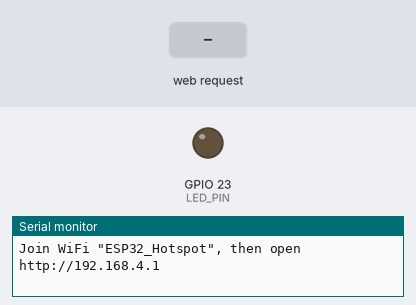
A program run on a simulated ESP32. Shown: output pins drawn as LEDs (lit = HIGH), the last lines printed to the serial monitor. Inputs (shaded band) come from the test bench.

Above: at 2.7 s.
2.8 s: HTTP request GET /on received
At 3.1 s:
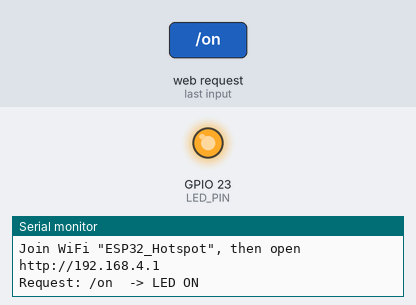
5.8 s: HTTP request GET /off received
At 6.6 s:
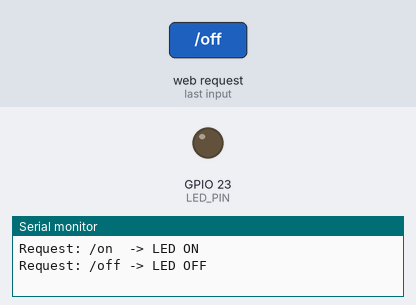
Timing chart, 0 to 8.8 s (numbered marks = the images above; inputs shaded):
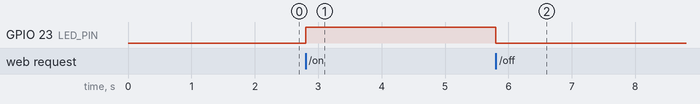

Measured:
- after the input at 2.8 s, GPIO 23 (LED_PIN): LOW → HIGH at once
- after the input at 5.8 s, GPIO 23 (LED_PIN): HIGH → LOW at once

The program:

main.cpp
```cpp
// ESP32 LED control with ESPAsyncWebServer (access point mode)
// Needs these libraries in platformio.ini:
//   lib_deps =
//       ESP32Async/ESPAsyncWebServer
//       ESP32Async/AsyncTCP

#include <Arduino.h>
#include <WiFi.h>
#include <ESPAsyncWebServer.h>

const char* ssid = "ESP32-AP";
const char* password = "access1234";       // at least 8 characters
const int LED_PIN = 23;                  // external LED, active HIGH

AsyncWebServer server(80);

const char webpage[] PROGMEM = R"rawliteral(
<!DOCTYPE html>
<html>
<head>
  <meta name="viewport" content="width=device-width, initial-scale=1">
  <title>ESP32 LED Control</title>
  <style>
    body { font-family: Arial; text-align: center; margin-top: 50px; }
    .button {
      padding: 16px 36px; margin: 20px; font-size: 20px;
      border: none; border-radius: 10px; cursor: pointer;
    }
    .on { background-color: #4CAF50; color: white; }
    .off { background-color: #f44336; color: white; }
  </style>
</head>
<body>
  <h1>ESP32 LED Control</h1>
  <p><strong>Status:</strong> %STATE%</p>
  <button class="button on" onclick="location.href='/on'">Turn ON</button>
  <button class="button off" onclick="location.href='/off'">Turn OFF</button>
</body>
</html>
)rawliteral";

String processor(const String& var) {
  if (var == "STATE") return digitalRead(LED_PIN) ? "ON" : "OFF";
  return String();
}

void setup() {
  Serial.begin(115200);
  delay(1500);
  pinMode(LED_PIN, OUTPUT);

  WiFi.mode(WIFI_AP);
  WiFi.softAP(ssid, password);
  Serial.print("Join WiFi \"ESP32_Hotspot\", then open http://");
  Serial.println(WiFi.softAPIP());

  server.on("/", HTTP_GET, [](AsyncWebServerRequest *request) {
    Serial.println("Request: /");
    AsyncWebServerResponse *response =
        request->beginResponse(200, "text/html", webpage, processor);
    response->addHeader("Cache-Control", "no-store");   // never reuse an old page
    request->send(response);
  });

  server.on("/on", HTTP_GET, [](AsyncWebServerRequest *request) {
    Serial.println("Request: /on  -> LED ON");
    digitalWrite(LED_PIN, HIGH);
    request->redirect("/");
  });

  server.on("/off", HTTP_GET, [](AsyncWebServerRequest *request) {
    Serial.println("Request: /off -> LED OFF");
    digitalWrite(LED_PIN, LOW);
    request->redirect("/");
  });

  server.onNotFound([](AsyncWebServerRequest *request) {
    Serial.println("Unknown URL: " + request->url());
    request->send(404, "text/plain", "Not found: " + request->url());
  });

  server.begin();
}

void loop() {
}
```
